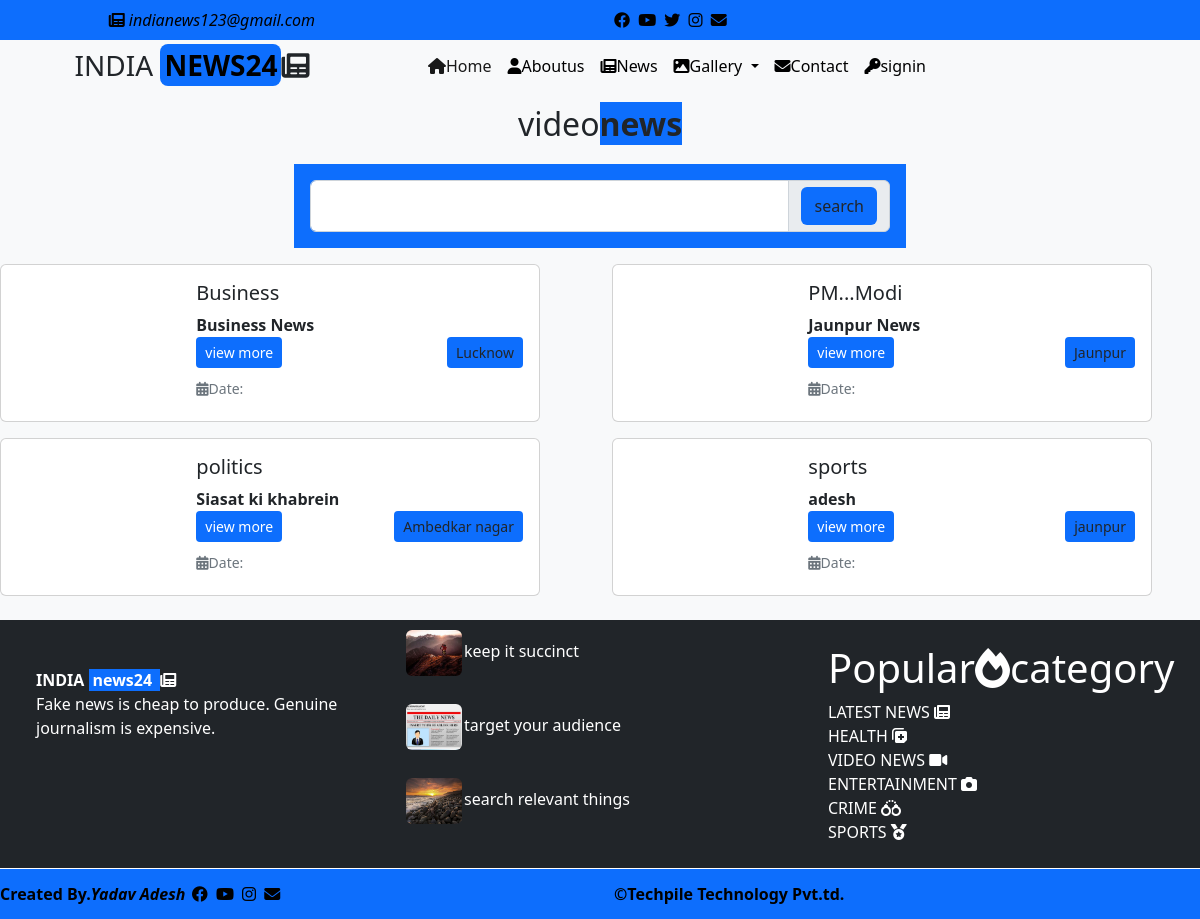
Screenshot of /user/video/ with the database file from the repository.
### user/models.py (models this page shows)
class videonews(models.Model):
    vlink=models.CharField(max_length=200)
    vhead=models.CharField(max_length=500)
    vcategory=models.CharField(max_length=500)
    vcity=models.CharField(max_length=500)
    vdate=models.DateField()
    vdec=HTMLField()

### user/views.py (the view)
# urls.py: path('video/',views.video),
def video(request):
   vdata=videonews.objects.all().order_by('-id')
   if request.method=="GET":
       s=request.GET.get('search')
       if s is not None:
        vdata=videonews.objects.all().filter(Q(vhead__icontains=s) |Q (vcategory__icontains=s)|Q (vcity__icontains=s)|Q (vdec__icontains=s))
   md={"data":vdata}
   return render(request,'user/video.html',md)

### templates/user/video.html (shortened to what this page needs)
{% extends "base.html" %}
{% block x %}
<div class="fs-2 text-center">video<b class="text-mycolor">news</b></div>
<div class="row my-3">
    <div class="col-sm-6 mx-auto bg-mycolor p-3">
        <div class="row">
            <form method="get">
             <div class="input-group">
                <input type="text" name='search' class="form-control txt"/>
                <span class="input-group-text">
                <input type="submit" class="btn bg-mycolor" value="search"/>
                </span>
            </div>
            </form>
        </div>
    </div>
</div>
    <div class="row">
    {% for i in data %}
    <div class="col-sm-6">
        <div class="card mb-3" style="max-width: 540px;">
  <div class="row g-0">
    <div class="col-md-4">
    <iframe class="w-100" src="{{i.vlink}}" title="YouTube player" style="min-height-" frameborder="0" allow="accelerometer; autoplay; clipboard-write; encrypted-media; gyroscope; picture-in-picture" allowfullscreen></iframe>
    </div>
    <div class="col-md-8">
      <div class="card-body">
        <h5 class="card-title">{{i.vcategory}}</h5>
          <b>{{i.vhead}}</b><br/>
          <a href="/user/vdetail?vid={{i.id}}" class="btn btn-sm bg-mycolor text-white">view more</a>
          <a href="#" class="btn btn-sm bg-mycolor float-end">{{i.vcity}}</a>
        <p class="card-text"><small class="text-muted">
          <i class="fa-solid fa-calendar-days"></i>Date:</small></p>
      </div>
    </div>
  </div>
</div>
    </div>
    {% endfor %}
</div>
{% endblock %}

### templates/base.html (shortened to what this page needs)
<!DOCTYPE html>
{% load static %}
<html lang="en">
<head>
      <link href="https://cdn.jsdelivr.net/npm/bootstrap@5.2.1/dist/css/bootstrap.min.css" rel="stylesheet">
    <link href="{%static 'css/all.css'%}" rel="stylesheet">
</head>
<body>
<div class="container-fluid p-0">
    <div class="row top bg-mycolor text-white p-2">
        <div class="col-sm-1"></div>
        <div class="col-sm-5">
            <i class="fa-solid fa-newspaper" style="color:black;"></i> <i class="text-black"> indianews123@gmail.com</i>
        </div>
        <div class="col-sm-5">
            <a href="https://www.facebook.com/techpilelko"> <i class="fa-brands fa-facebook sicon"></i></a>
            <a href="https://www.youtube.com/c/Techpilelko"> <i class="fa-brands fa-youtube sicon"></i></a>
            <a href="https://twitter.com/TechpileL?t=y3k0IKmSIu47LUwC2TAnaA&s=08"><i
                    class="fa-brands fa-twitter sicon"></i></a>
            <a href="https://www.instagram.com/tptlko/"> <i class="fa-brands fa-instagram sicon"></i></a>
            <a href="https://www.instagram.com/tptlko/"> <i class="fa-solid fa-envelope sicon"></i></a>
        </div>
        <div class="col-sm-1"></div>
    </div>
    <div class="row header py-1 sticky-top bg-light">
        <div class="col-sm-4 logo fs-3 text-center" >
            INDIA <b class="text-mycolor px-1 sicon">NEWS24</b><i class="fa-solid fa-newspaper"></i>
        </div>
        <div class="col-sm-8 menu ">
            <nav class="navbar navbar-expand-lg">
                <div class="container-fluid">
                    <div class="collapse navbar-collapse" id="navbarSupportedContent">
                        <ul class="navbar-nav me-auto mb-2 mb-lg-0 ">
                            <li class="nav-item">
                                <a class="nav-link active sicon" aria-current="page" href="/user/index/"><i
                                        class="fa-solid fa-home "></i>Home</a>
                            </li>
                            <li class="nav-item ">
                                <a class="nav-link sicon" href="/user/about/"><i
                                        class="fa-solid fa-user "></i>Aboutus</a>
                            </li>
                            <li class="nav-item">
                                <a class="nav-link sicon" href="/user/news/"><i
                                        class="fa-solid fa-newspaper"></i>News</a>
                            </li>
                            <li class="nav-item dropdown">
                                <a class="nav-link dropdown-toggle sicon" href="/user/gallery/" role="button"
                                   data-bs-toggle="dropdown" aria-expanded="false">
                                    <i class="fa-solid fa-image"></i>Gallery
                                </a>
                            </li>
                            <li class="nav-item">
                                <a class="nav-link sicon" href="/user/contact/"> <i class="fa-solid fa-envelope"></i>Contact</a>
                            </li>
                            <li><a class="nav-link sicon" href="/admin/"><i class="fa-solid fa-key"></i>signin</a></li>
                        </ul>
                    </div>
                </div>
            </nav>
        </div>
    </div>
    <div class="row content bg-light min-height-28px;">
        <div class="col-sm-12 py-2">
            {% block x %}
            {% endblock %}
        </div>
    </div>
    <div class="row ufooter">
            <div class="col-sm-4 bg-dark text-white p-5">
                <b> INDIA</b> <b class="text-mycolor px-1"> news24 </b><i class="fa-solid fa-newspaper"></i> <br/>
                Fake news is cheap to produce. Genuine journalism is expensive.
            </div>
            <div class="col-sm-4 bg-dark p-2 text-white">
                <img src="{%static 'images/a5.jfif'%}" class="sicon" height="50px" width="60ox"/>keep it succinct<br/><br/>
                <img src="{%static 'images/d.jfif'%}" class="sicon" height="50px" width="60ox"/>target your audience<br/><br/>
                <img src="{%static 'images/th.jfif'%}" class="sicon" height="50px" width="60ox"/>search relevant things<br/><br/>
            </div>
            <div class="col-sm-4 bg-dark text-white p-4">
                <h1>Popular<i class="fa-solid fa-fire"></i>category</h1>
                LATEST NEWS <i class="fa-solid fa-newspaper"></i><br/>
                HEALTH <i class="fa-solid fa-notes-medical"></i><br/>
                VIDEO NEWS <i class="fa-solid fa-video"></i><br/>
                ENTERTAINMENT <i class="fa-solid fa-camera"></i><br/>
                CRIME <i class="fa-solid fa-handcuffs"></i><br/>
                SPORTS <i class="fa-solid fa-medal"></i><br/>
            </div>
        </div>
    <div class="row bfooter a  ">
        <div class="col-sm-6 text-white  "><a href="/user/developer/"  style="text-decoration:none;color:black;"><b>Created By.<i>Yadav Adesh</i></b></a>
            <a href="https://www.facebook.com/adesh.yadav.92372446"> <i class="fa-brands fa-facebook sicon"></i></a>
            <a href="https://www.youtube.com/channel/UC0fy22virwVvSH6S22nswtA"> <i class="fa-brands fa-youtube sicon"></i></a>
            <a href="https://www.instagram.com/adeshyaduvanshi138/"> <i class="fa-brands fa-instagram sicon"></i></a>
            <a href="https://twitter.com/adeshyadavkads"> <i class="fa-solid fa-envelope sicon"></i></a></div>
        <div class="col-sm-6  text-white "><a href="https://www.techpile.in" target="_blank" class="sicon" style="text-decoration:none;color:black;"><b >©Techpile Technology Pvt.td.</b></a>
        </div>
    </div>
</div>
</body>
</html>

### templates/base.html (style rules this page uses)
.bg-mycolor { background:#0d6efd; }
.text-mycolor { background:#0d6efd; }
.sicon { padding:2px; color:#000000; border-radius:8px; }
.ufooter { min-heigth:45px; background:#1e2022; color:white; front-size:14px; }
.bfooter { min-height:50px; background:#0d6efd; line-height:50px; color:white; front-size:28px; border-top:1px solid white; }
.bfooter a { text-decoretion:none; color:black; }

### rows the page displays
videonews: vcategory "Business", vhead "Business News", vcity "Lucknow"
videonews: vcategory "PM...Modi", vhead "Jaunpur News", vcity "Jaunpur"
videonews: vcategory "politics", vhead "Siasat ki khabrein", vcity "Ambedkar nagar"
videonews: vcategory "sports", vhead "adesh", vcity "jaunpur"
